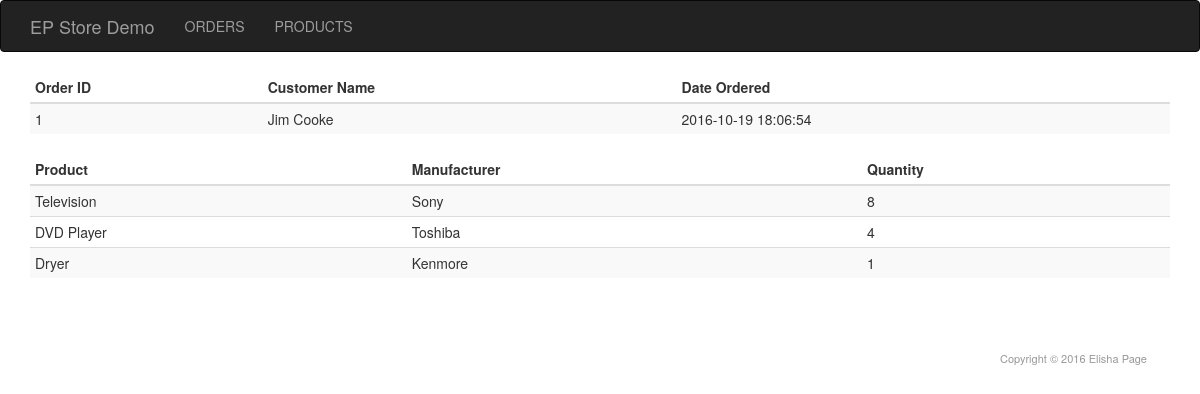
The page /orderitems/index/1 on the database its author committed.
### tables this page shows
CREATE TABLE `orders` (
  `order_id` int(11) NOT NULL,
  `customer_id` int(11) NOT NULL,
  `time_ordered` timestamp NOT NULL DEFAULT CURRENT_TIMESTAMP
);

CREATE TABLE `customer` (
  `customer_id` int(11) NOT NULL,
  `customer_name` varchar(80) NOT NULL
);

CREATE TABLE `order_items` (
  `order_item_id` int(11) NOT NULL,
  `order_id` int(11) NOT NULL,
  `product_id` int(11) NOT NULL,
  `quantity` int(11) NOT NULL
);

CREATE TABLE `products` (
  `id` int(11) NOT NULL,
  `name` varchar(100) NOT NULL,
  `manufacturer` varchar(100) NOT NULL,
  `price` int(11) NOT NULL
);

### application/controller/orderitems.php (called while the page is built)
<?php
class orderitems extends Controller
{
    public function index($order_id)
    {
        $orderitems = $this->model->getOrderItems($order_id);
        $orderinfo = $this->model->getOrderInfo($order_id);
        require APP . 'view/_templates/header.php';
        require APP . 'view/orderitems/index.php';
        require APP . 'view/_templates/footer.php';
    }
}

### public/index.php (called while the page is built, shortened)
<?php
require APP . 'core/controller.php';
$app = new Application();

### application/core/controller.php (called while the page is built, shortened)
<?php
class Controller
{
    public $db = null;
    private function openDatabaseConnection()
    {
        $options = array(PDO::ATTR_DEFAULT_FETCH_MODE => PDO::FETCH_OBJ, PDO::ATTR_ERRMODE => PDO::ERRMODE_WARNING);
        $this->db = new PDO(DB_TYPE . ':host=' . DB_HOST . ';dbname=' . DB_NAME . ';charset=' . DB_CHARSET, DB_USER, DB_PASS, $options);
    }
    public function loadModel()
    {
        require APP . 'model/model.php';
        $this->model = new Model($this->db);
    }
}

### application/model/model.php (called while the page is built, shortened)
<?php
class Model
{
    function __construct($db)
    {
        try {
            $this->db = $db;
        } catch (PDOException $e) {
            exit('Database connection could not be established.');
        }
    }
    public function getOrderItems($order_id)
    {
        $sql = "SELECT products.name, products.manufacturer, order_items.quantity FROM order_items INNER JOIN products on products.id = order_items.product_id WHERE order_id=$order_id";
        $query = $this->db->prepare($sql);
        $query->execute();
        return $query->fetchAll();
    }
    public function getOrderInfo($order_id)
    {
        $sql = "SELECT orders.order_id, customer.customer_name, orders.time_ordered FROM orders INNER JOIN customer on orders.customer_id=customer.customer_id WHERE order_id=$order_id";
        $query = $this->db->prepare($sql);
        $query->execute();
        return $query->fetchAll();
    }
}

### application/view/orderitems/index.php (the view)
<div class="container">
        <table class="table table-striped table-hover table-condensed">
            <thead>
            <tr>
                <th>Order ID</th>
                <th>Customer Name</th>
                <th>Date Ordered</th>
            </tr>
            </thead>
            <tbody>
                <tr>
                    <td><?php if (isset($orderinfo[0]->order_id)) echo htmlspecialchars($orderinfo[0]->order_id, ENT_QUOTES, 'UTF-8'); ?></td>
                    <td><?php if (isset($orderinfo[0]->customer_name)) echo htmlspecialchars($orderinfo[0]->customer_name, ENT_QUOTES, 'UTF-8'); ?></td>
                    <td><?php if (isset($orderinfo[0]->time_ordered)) echo htmlspecialchars($orderinfo[0]->time_ordered, ENT_QUOTES, 'UTF-8'); ?></td>
                </tr>
           </tbody>
        </table>
        <table class="table table-striped table-hover table-condensed">
            <thead>
            <tr>
                <th>Product</th>
                <th>Manufacturer</th>
                <th>Quantity</th>
            </tr>
            </thead>
            <tbody>
            <?php foreach ($orderitems as $orderitem) { ?>
                <tr>
                    <td><?php if (isset($orderitem->name)) echo htmlspecialchars($orderitem->name, ENT_QUOTES, 'UTF-8'); ?></td>
                    <td><?php if (isset($orderitem->manufacturer)) echo htmlspecialchars($orderitem->manufacturer, ENT_QUOTES, 'UTF-8'); ?></td>
                    <td><?php if (isset($orderitem->quantity)) echo htmlspecialchars($orderitem->quantity, ENT_QUOTES, 'UTF-8'); ?></td>
                </tr>
            <?php } ?>
        </table>
</div>

### rows shown on the page
orders: order_id "1", customer.customer_name "Jim Cooke", time_ordered "2016-10-19 18:06:54"
order_items: product.name "Television", product.manufacturer "Sony", quantity "8"
order_items: product.name "DVD Player", product.manufacturer "Toshiba", quantity "4"
order_items: product.name "Dryer", product.manufacturer "Kenmore", quantity "1"
